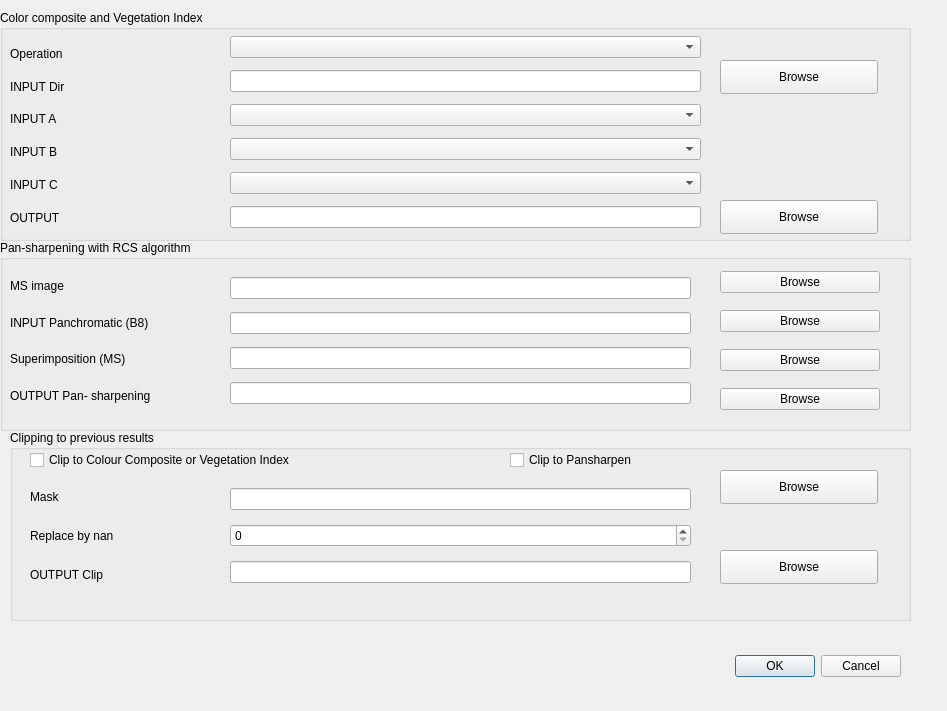
<?xml version="1.0" encoding="UTF-8"?>
<ui version="4.0">
 <class>Dialog</class>
 <widget class="QDialog" name="Dialog">
  <property name="geometry">
   <rect>
    <x>0</x>
    <y>0</y>
    <width>947</width>
    <height>711</height>
   </rect>
  </property>
  <property name="windowTitle">
   <string>PI2GIS - Processing</string>
  </property>
  <widget class="QDialogButtonBox" name="buttonBox">
   <property name="geometry">
    <rect>
     <x>560</x>
     <y>650</y>
     <width>341</width>
     <height>32</height>
    </rect>
   </property>
   <property name="orientation">
    <enum>Qt::Horizontal</enum>
   </property>
   <property name="standardButtons">
    <set>QDialogButtonBox::Cancel|QDialogButtonBox::Ok</set>
   </property>
  </widget>
  <widget class="QGroupBox" name="groupBox">
   <property name="geometry">
    <rect>
     <x>0</x>
     <y>10</y>
     <width>911</width>
     <height>231</height>
    </rect>
   </property>
   <property name="title">
    <string>Color composite and Vegetation Index</string>
   </property>
   <widget class="QWidget" name="verticalLayoutWidget">
    <property name="geometry">
     <rect>
      <x>10</x>
      <y>30</y>
      <width>201</width>
      <height>191</height>
     </rect>
    </property>
    <layout class="QVBoxLayout" name="verticalLayout">
     <item>
      <widget class="QLabel" name="label">
       <property name="text">
        <string>Operation </string>
       </property>
      </widget>
     </item>
     <item>
      <widget class="QLabel" name="label_9">
       <property name="text">
        <string>INPUT Dir</string>
       </property>
      </widget>
     </item>
     <item>
      <widget class="QLabel" name="label_13">
       <property name="text">
        <string>INPUT A</string>
       </property>
      </widget>
     </item>
     <item>
      <widget class="QLabel" name="label_10">
       <property name="text">
        <string>INPUT B </string>
       </property>
      </widget>
     </item>
     <item>
      <widget class="QLabel" name="label_14">
       <property name="text">
        <string>INPUT C </string>
       </property>
      </widget>
     </item>
     <item>
      <widget class="QLabel" name="label_11">
       <property name="text">
        <string>OUTPUT </string>
       </property>
      </widget>
     </item>
    </layout>
   </widget>
   <widget class="QWidget" name="verticalLayoutWidget_2">
    <property name="geometry">
     <rect>
      <x>230</x>
      <y>20</y>
      <width>471</width>
      <height>209</height>
     </rect>
    </property>
    <layout class="QVBoxLayout" name="verticalLayout_2">
     <item>
      <widget class="QComboBox" name="comboBox"/>
     </item>
     <item>
      <widget class="QLineEdit" name="lineEdit"/>
     </item>
     <item>
      <widget class="QComboBox" name="comboBox_3"/>
     </item>
     <item>
      <widget class="QComboBox" name="comboBox_4"/>
     </item>
     <item>
      <widget class="QComboBox" name="comboBox_5"/>
     </item>
     <item>
      <widget class="QLineEdit" name="lineEdit_5"/>
     </item>
    </layout>
   </widget>
   <widget class="QPushButton" name="pushButton_5">
    <property name="geometry">
     <rect>
      <x>720</x>
      <y>190</y>
      <width>158</width>
      <height>34</height>
     </rect>
    </property>
    <property name="text">
     <string>Browse</string>
    </property>
   </widget>
   <widget class="QPushButton" name="pushButton">
    <property name="geometry">
     <rect>
      <x>720</x>
      <y>50</y>
      <width>158</width>
      <height>34</height>
     </rect>
    </property>
    <property name="text">
     <string>Browse</string>
    </property>
   </widget>
  </widget>
  <widget class="QGroupBox" name="groupBox_2">
   <property name="geometry">
    <rect>
     <x>0</x>
     <y>240</y>
     <width>911</width>
     <height>191</height>
    </rect>
   </property>
   <property name="title">
    <string>Pan-sharpening with RCS algorithm</string>
   </property>
   <widget class="QWidget" name="verticalLayoutWidget_5">
    <property name="geometry">
     <rect>
      <x>10</x>
      <y>30</y>
      <width>211</width>
      <height>141</height>
     </rect>
    </property>
    <layout class="QVBoxLayout" name="verticalLayout_5">
     <item>
      <widget class="QLabel" name="label_2">
       <property name="text">
        <string>MS image</string>
       </property>
      </widget>
     </item>
     <item>
      <widget class="QLabel" name="label_3">
       <property name="text">
        <string>INPUT Panchromatic (B8)</string>
       </property>
      </widget>
     </item>
     <item>
      <widget class="QLabel" name="label_6">
       <property name="text">
        <string>Superimposition (MS)</string>
       </property>
      </widget>
     </item>
     <item>
      <widget class="QLabel" name="label_5">
       <property name="text">
        <string>OUTPUT Pan- sharpening</string>
       </property>
      </widget>
     </item>
    </layout>
   </widget>
   <widget class="QWidget" name="verticalLayoutWidget_6">
    <property name="geometry">
     <rect>
      <x>230</x>
      <y>30</y>
      <width>461</width>
      <height>141</height>
     </rect>
    </property>
    <layout class="QVBoxLayout" name="verticalLayout_6">
     <item>
      <widget class="QLineEdit" name="lineEdit_4"/>
     </item>
     <item>
      <widget class="QLineEdit" name="lineEdit_6"/>
     </item>
     <item>
      <widget class="QLineEdit" name="lineEdit_2"/>
     </item>
     <item>
      <widget class="QLineEdit" name="lineEdit_7"/>
     </item>
    </layout>
   </widget>
   <widget class="QWidget" name="verticalLayoutWidget_7">
    <property name="geometry">
     <rect>
      <x>720</x>
      <y>20</y>
      <width>160</width>
      <height>165</height>
     </rect>
    </property>
    <layout class="QVBoxLayout" name="verticalLayout_7">
     <item>
      <widget class="QPushButton" name="pushButton_4">
       <property name="text">
        <string>Browse</string>
       </property>
      </widget>
     </item>
     <item>
      <widget class="QPushButton" name="pushButton_6">
       <property name="text">
        <string>Browse</string>
       </property>
      </widget>
     </item>
     <item>
      <widget class="QPushButton" name="pushButton_2">
       <property name="text">
        <string>Browse</string>
       </property>
      </widget>
     </item>
     <item>
      <widget class="QPushButton" name="pushButton_7">
       <property name="text">
        <string>Browse</string>
       </property>
      </widget>
     </item>
    </layout>
   </widget>
  </widget>
  <widget class="QGroupBox" name="groupBox_3">
   <property name="geometry">
    <rect>
     <x>10</x>
     <y>430</y>
     <width>901</width>
     <height>191</height>
    </rect>
   </property>
   <property name="title">
    <string>Clipping to previous results </string>
   </property>
   <widget class="QCheckBox" name="checkBox">
    <property name="geometry">
     <rect>
      <x>20</x>
      <y>20</y>
      <width>421</width>
      <height>20</height>
     </rect>
    </property>
    <property name="text">
     <string>Clip to Colour Composite or Vegetation Index</string>
    </property>
   </widget>
   <widget class="QCheckBox" name="checkBox_2">
    <property name="geometry">
     <rect>
      <x>500</x>
      <y>20</y>
      <width>261</width>
      <height>20</height>
     </rect>
    </property>
    <property name="text">
     <string>Clip to Pansharpen </string>
    </property>
   </widget>
   <widget class="QWidget" name="verticalLayoutWidget_8">
    <property name="geometry">
     <rect>
      <x>20</x>
      <y>50</y>
      <width>151</width>
      <height>111</height>
     </rect>
    </property>
    <layout class="QVBoxLayout" name="verticalLayout_8">
     <item>
      <widget class="QLabel" name="label_4">
       <property name="text">
        <string>Mask</string>
       </property>
      </widget>
     </item>
     <item>
      <widget class="QLabel" name="label_8">
       <property name="text">
        <string>Replace by nan </string>
       </property>
      </widget>
     </item>
     <item>
      <widget class="QLabel" name="label_7">
       <property name="text">
        <string>OUTPUT Clip</string>
       </property>
      </widget>
     </item>
    </layout>
   </widget>
   <widget class="QWidget" name="verticalLayoutWidget_9">
    <property name="geometry">
     <rect>
      <x>220</x>
      <y>50</y>
      <width>461</width>
      <height>111</height>
     </rect>
    </property>
    <layout class="QVBoxLayout" name="verticalLayout_9">
     <item>
      <widget class="QLineEdit" name="lineEdit_8"/>
     </item>
     <item>
      <widget class="QSpinBox" name="spinBox"/>
     </item>
     <item>
      <widget class="QLineEdit" name="lineEdit_3"/>
     </item>
    </layout>
   </widget>
   <widget class="QPushButton" name="pushButton_3">
    <property name="geometry">
     <rect>
      <x>710</x>
      <y>120</y>
      <width>158</width>
      <height>34</height>
     </rect>
    </property>
    <property name="text">
     <string>Browse</string>
    </property>
   </widget>
   <widget class="QPushButton" name="pushButton_8">
    <property name="geometry">
     <rect>
      <x>710</x>
      <y>40</y>
      <width>158</width>
      <height>34</height>
     </rect>
    </property>
    <property name="text">
     <string>Browse</string>
    </property>
   </widget>
  </widget>
 </widget>
 <resources/>
 <connections>
  <connection>
   <sender>buttonBox</sender>
   <signal>accepted()</signal>
   <receiver>Dialog</receiver>
   <slot>accept()</slot>
   <hints>
    <hint type="sourcelabel">
     <x>248</x>
     <y>254</y>
    </hint>
    <hint type="destinationlabel">
     <x>157</x>
     <y>274</y>
    </hint>
   </hints>
  </connection>
  <connection>
   <sender>buttonBox</sender>
   <signal>rejected()</signal>
   <receiver>Dialog</receiver>
   <slot>reject()</slot>
   <hints>
    <hint type="sourcelabel">
     <x>316</x>
     <y>260</y>
    </hint>
    <hint type="destinationlabel">
     <x>286</x>
     <y>274</y>
    </hint>
   </hints>
  </connection>
 </connections>
</ui>
